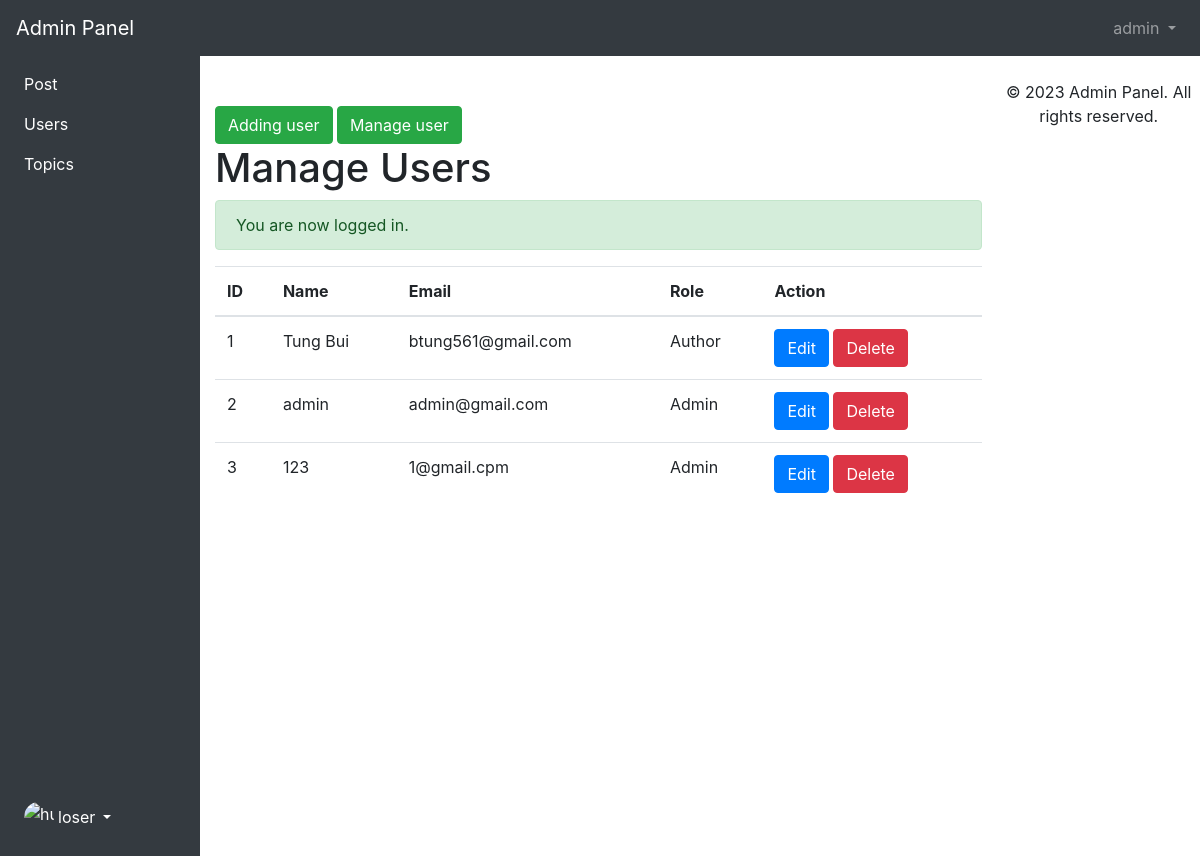
/admin/users/index.php (signed in), run on an earlier commit of the app's database.
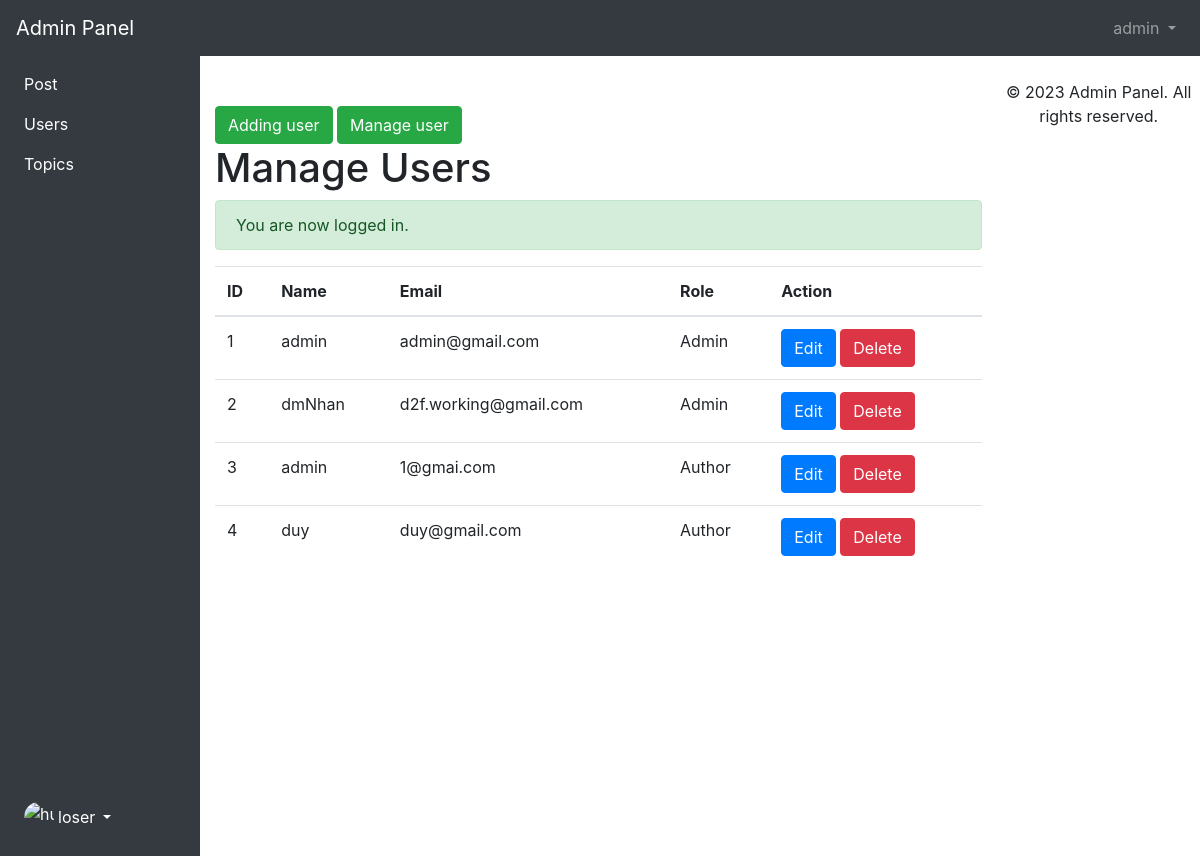
And on a later commit of the database.
### tables this page shows
CREATE TABLE IF NOT EXISTS `users` (
  `id` int NOT NULL AUTO_INCREMENT,
  `username` varchar(255) NOT NULL,
  `email` varchar(255) NOT NULL,
  `role` enum('Author','Admin') DEFAULT NULL,
  `password` varchar(255) NOT NULL,
  `created_at` timestamp NULL DEFAULT CURRENT_TIMESTAMP,
  `updated_at` timestamp NULL DEFAULT NULL,
  `image` varchar(255) DEFAULT NULL,
  PRIMARY KEY (`id`)
);

### app/controllers/users.php (called while the page is built, shortened)
<?php
include ROOT_PATH . "/app/database/db.php";
$table = 'users';
$admin_users = selectAll($table);

### app/database/db.php (called while the page is built, shortened)
<?php
require('connect.php');
if (!function_exists('selectAll')) {
    function selectAll($table, $conditions = [])
    {
        global $conn;
        $sql = "SELECT * FROM $table";
        if (empty($conditions)) {
            $stmt = $conn->prepare($sql);
            $stmt->execute();
            $posts = $stmt->get_result()->fetch_all(MYSQLI_ASSOC);
            return $posts;
        }
    }
}
?>

### admin/users/index.php (the view, shortened to what this page needs)
<?php
include_once ROOT_PATH . "/app/include/adminHeader.php";
include_once ROOT_PATH . "/app/controllers/users.php";
?>
<?php
include_once ROOT_PATH . "/app/include/adminSidebars.php";
?>
<div style="margin-top: 50px;" class="container">
    <a href="create.php" class="btn btn-success">Adding user</a>
    <a href="edit.php" class="btn btn-success">Manage user</a>
    <h1>Manage Users</h1>
    <?php
    include_once ROOT_PATH . "/app/include/message.php";
    ?>
    <?php if (isset($admin_users) && !empty($admin_users)): ?>
        <table class="table">
            <thead>
                <tr>
                    <th>ID</th>
                    <th>Name</th>
                    <th>Email</th>
                    <th>Role</th>
                    <th>Action</th>
                </tr>
            </thead>
            <tbody>
                <?php foreach ($admin_users as $key => $value): ?>
                    <tr>
                        <td><?php echo $key + 1 ?></td>
                        <td><?php echo $value['username'] ?></td>
                        <td><?php echo $value['email'] ?></td>
                        <td><?php echo $value['role'] ?></td>
                        <td>
                            <a href="edit.php?id=<?php echo $value['id']; ?>" class="btn btn-primary">Edit</a>
                            <a href="index.php?delete_id=<?php echo $value['id']; ?>" class="btn btn-danger">Delete</a>
                        </td>
                    </tr>
                <?php endforeach; ?>
            </tbody>
        </table>
    <?php else: ?>
        <p>No users found.</p>
    <?php endif; ?>
</div>
<?php
include_once ROOT_PATH . "/app/include/adminFooter.php";
?>

What changed in the data, as far as the page shows it:
removed users: username "Tung Bui", email "btung561@gmail.com", role "Author"
removed users: username "123", email "1@gmail.cpm", role "Admin"
added users: username "dmNhan", email "d2f.working@gmail.com", role "Admin"
added users: username "admin", email "1@gmai.com", role "Author"
added users: username "duy", email "duy@gmail.com", role "Author"
